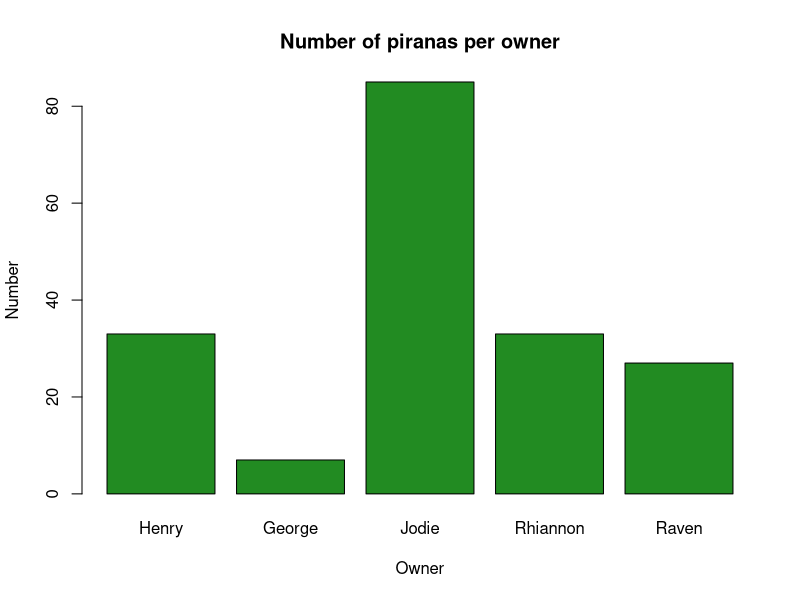

This chart was generated by the following R code:
marks = c (33,7,85,33,27)
barplot(marks,
        main = "Number of piranas per owner",
        xlab = "Owner",
        ylab = "Number",
        names.arg = c("Henry", "George", "Jodie", "Rhiannon", "Raven"),
        col = "forestgreen",
        horiz = FALSE)

